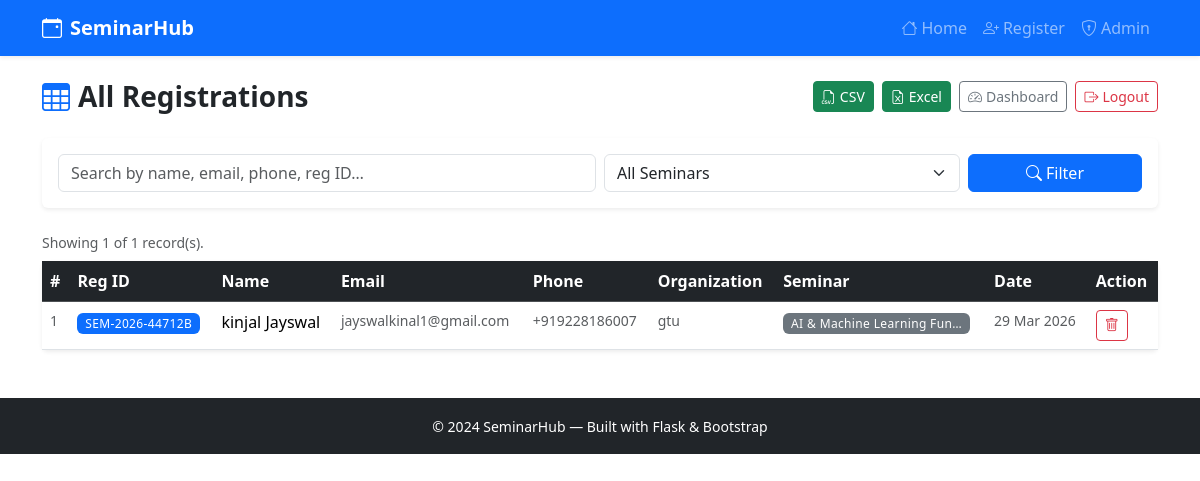
Screenshot of /admin/registrations (signed in) with the database file from the repository.
### app/models.py (models this page shows, shortened)
class Participant(db.Model):
    __tablename__ = 'participants'
    id = db.Column(db.Integer, primary_key=True)
    registration_id = db.Column(db.String(20), unique=True, nullable=False, index=True)
    name = db.Column(db.String(100), nullable=False)
    email = db.Column(db.String(120), unique=True, nullable=False, index=True)
    phone = db.Column(db.String(20), unique=True, nullable=False)
    organization = db.Column(db.String(150), nullable=False)
    seminar = db.Column(db.String(200), nullable=False)
    timestamp = db.Column(db.DateTime, default=datetime.utcnow, nullable=False)
    qr_code_path = db.Column(db.String(255), nullable=True)

### app/routes/admin.py (the view, shortened to what this page needs)
@admin_bp.route('/registrations')
def registrations():
    page = request.args.get('page', 1, type=int)
    search = request.args.get('search', '').strip()
    seminar_filter = request.args.get('seminar', '').strip()
    query = Participant.query
    if seminar_filter:
        query = query.filter_by(seminar=seminar_filter)
    pagination = (query
                  .order_by(Participant.timestamp.desc())
                  .paginate(page=page, per_page=20, error_out=False))
    return render_template(
        'admin/registrations.html',
        participants=pagination,
        search=search,
        seminar_filter=seminar_filter,
        seminars=current_app.config['SEMINARS'],
    )

### app/routes/admin.py (called while the page is built)
@admin_bp.before_request
def require_admin_login():
    if request.endpoint not in ('admin.login',) and not session.get('admin_logged_in'):
        return redirect(url_for('admin.login'))

### app/templates/admin/registrations.html (shortened to what this page needs)
{% extends 'base.html' %}
{% block content %}
<div class="d-flex justify-content-between align-items-center mb-4 flex-wrap gap-2">
  <h3 class="fw-bold mb-0">
    <i class="bi bi-table me-2 text-primary"></i>All Registrations
  </h3>
  <div class="d-flex gap-2">
    <a href="{{ url_for('admin.export_csv') }}" class="btn btn-success btn-sm">
      <i class="bi bi-filetype-csv me-1"></i>CSV
    </a>
    <a href="{{ url_for('admin.export_excel') }}" class="btn btn-success btn-sm">
      <i class="bi bi-file-earmark-excel me-1"></i>Excel
    </a>
    <a href="{{ url_for('admin.dashboard') }}" class="btn btn-outline-secondary btn-sm">
      <i class="bi bi-speedometer2 me-1"></i>Dashboard
    </a>
    <a href="{{ url_for('admin.logout') }}" class="btn btn-outline-danger btn-sm">
      <i class="bi bi-box-arrow-right me-1"></i>Logout
    </a>
  </div>
</div>
<form method="GET" action="{{ url_for('admin.registrations') }}"
      class="card border-0 shadow-sm p-3 mb-4">
  <div class="row g-2">
    <div class="col-md-6">
      <input type="text" name="search" class="form-control"
             placeholder="Search by name, email, phone, reg ID…"
             value="{{ search }}" />
    </div>
    <div class="col-md-4">
      <select name="seminar" class="form-select">
        <option value="">All Seminars</option>
      </select>
    </div>
    <div class="col-md-2 d-grid">
      <button type="submit" class="btn btn-primary">
        <i class="bi bi-search me-1"></i>Filter
      </button>
    </div>
  </div>
</form>
<p class="text-muted small mb-2">
  Showing {{ participants.items | length }} of {{ participants.total }} record(s).
</p>
<div class="card border-0 shadow-sm">
  <div class="card-body p-0">
    <div class="table-responsive">
      <table class="table table-hover mb-0">
        <thead class="table-dark">
          <tr>
            <th>#</th>
            <th>Reg ID</th>
            <th>Name</th>
            <th>Email</th>
            <th>Phone</th>
            <th>Organization</th>
            <th>Seminar</th>
            <th>Date</th>
            <th>Action</th>
          </tr>
        </thead>
        <tbody>
          {% for p in participants.items %}
          <tr>
            <td class="text-muted small">{{ loop.index + (participants.page - 1) * 20 }}</td>
            <td><span class="badge bg-primary">{{ p.registration_id }}</span></td>
            <td>{{ p.name }}</td>
            <td class="text-muted small">{{ p.email }}</td>
            <td class="text-muted small">{{ p.phone }}</td>
            <td class="text-muted small">{{ p.organization }}</td>
            <td><span class="badge bg-secondary">{{ p.seminar[:25] }}{% if p.seminar|length > 25 %}…{% endif %}</span></td>
            <td class="text-muted small">{{ p.timestamp.strftime('%d %b %Y') }}</td>
            <td>
              <form method="POST"
                    action="{{ url_for('admin.delete_participant', participant_id=p.id) }}"
                    onsubmit="return confirm('Delete registration {{ p.registration_id }}?')">
                <button type="submit" class="btn btn-outline-danger btn-sm">
                  <i class="bi bi-trash"></i>
                </button>
              </form>
            </td>
          </tr>
          {% endfor %}
        </tbody>
      </table>
    </div>
  </div>
</div>
{% endblock %}

### app/templates/base.html (shortened to what this page needs)
<!DOCTYPE html>
<html lang="en">
<head>
  <link href="https://cdn.jsdelivr.net/npm/bootstrap@5.3.2/dist/css/bootstrap.min.css" rel="stylesheet" />
  <link href="https://cdn.jsdelivr.net/npm/bootstrap-icons@1.11.3/font/bootstrap-icons.min.css" rel="stylesheet" />
  <link rel="stylesheet" href="{{ url_for('static', filename='css/style.css') }}" />
</head>
<body>
<nav class="navbar navbar-expand-lg navbar-dark bg-primary shadow-sm">
  <div class="container">
    <a class="navbar-brand fw-bold" href="{{ url_for('main.index') }}">
      <i class="bi bi-calendar-event me-2"></i>SeminarHub
    </a>
    <div class="collapse navbar-collapse" id="navMenu">
      <ul class="navbar-nav ms-auto">
        <li class="nav-item">
          <a class="nav-link" href="{{ url_for('main.index') }}">
            <i class="bi bi-house me-1"></i>Home
          </a>
        </li>
        <li class="nav-item">
          <a class="nav-link" href="{{ url_for('main.register') }}">
            <i class="bi bi-person-plus me-1"></i>Register
          </a>
        </li>
        <li class="nav-item">
          <a class="nav-link" href="{{ url_for('admin.dashboard') }}">
            <i class="bi bi-shield-lock me-1"></i>Admin
          </a>
        </li>
      </ul>
    </div>
  </div>
</nav>
<main class="container my-4">
  {% block content %}{% endblock %}
</main>
<footer class="bg-dark text-white text-center py-3 mt-5">
  <small>&copy; {{ 2024 }} SeminarHub &mdash; Built with Flask &amp; Bootstrap</small>
</footer>
</body>
</html>

### app/static/css/style.css (style rules this page uses)
.badge { font-weight: 500; letter-spacing: 0.03em; }

### rows the page displays
Participant: registration_id "SEM-2026-44712B", name "kinjal Jayswal", email "jayswalkinal1@gmail.com", phone "+919228186007", organization "gtu", seminar "AI & Machine Learning Fun", timestamp "29 Mar 2026"

### other values shown
{{ participants.items | length }} "1"
{{ participants.total }} "1"
{{ 2024 }} "2024"
